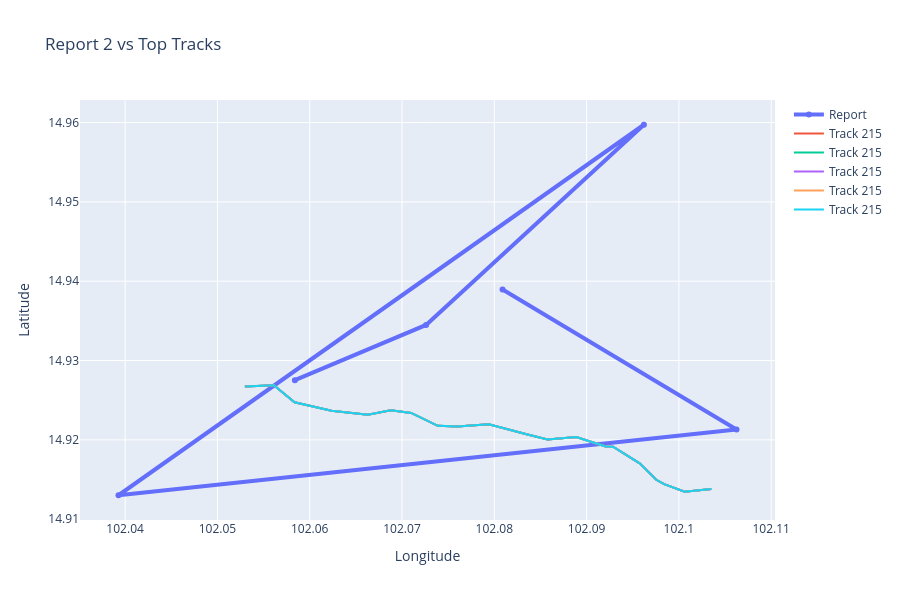

The notebook cell this image was saved under:
### Code cell
fig = plot_report_vs_tracks(sensor_df, event_df, topk_results, rid=2)
fig.show()
